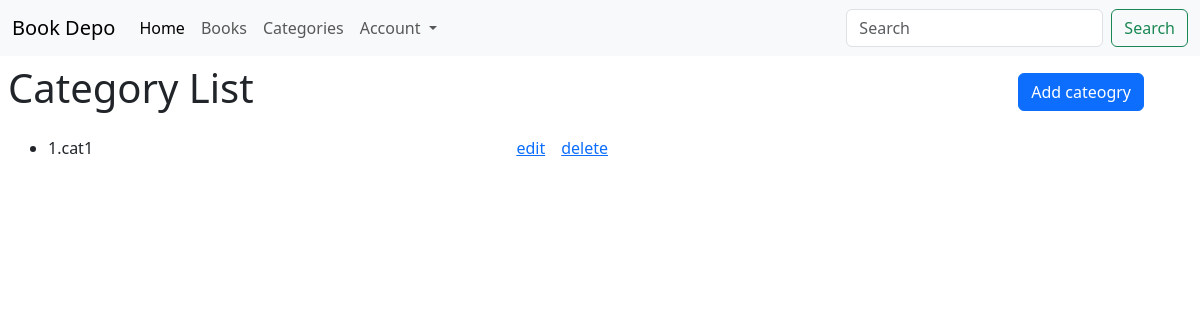
The page /categories on the database as committed earlier.
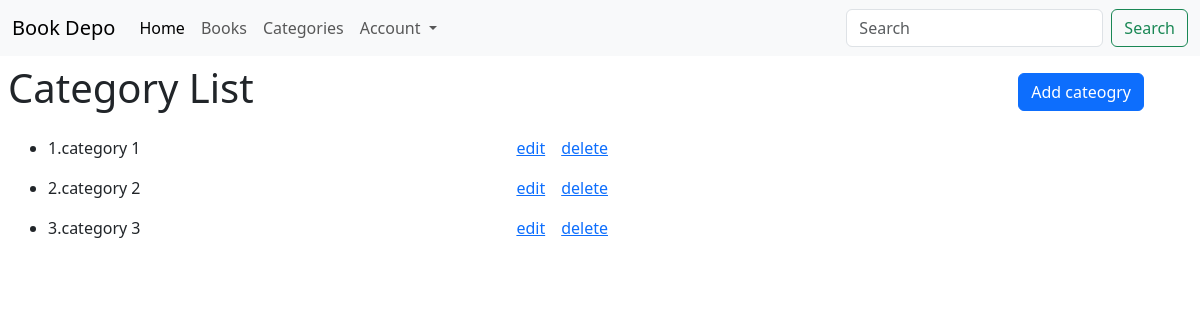
The same page on the database as committed later.
### model.py (models this page shows)
class Category(db.Model):
    __tablename__ = "categories"
    id = db.Column(db.Integer, autoincrement=True, primary_key=True)
    name = db.Column(db.String, unique=True, nullable=False)

### main.py (the view)
@app.route("/categories")
def list_categories():
    categoreies = Category.query.all()
    return render_template("category/list.html", existing_categories=categoreies)

### templates/category/list.html
{% extends "base.html" %}
{% block content %}
<div class="d-flex justify-content-between g-3 p-2 align-items-center me-5">
    <h1>Category List</h1>
    <a class="btn btn-primary" href="/create/category">Add cateogry</a>
</div>
<div>
    {% if existing_categories | length != 0 %}
    <ul>
        {% for category in existing_categories %}
        <div class="d-flex justify-content-between mx-2 p-2 g-2 col-6">
            <li>{{loop.index}}.{{category.name}}</li>
            <div class="d-flex g-3">
                <a href="/edit/category/{{category.id}}" class="mx-2">
                    <span>edit</span>
                </a>
                <a href="/delete/category/{{category.id}}" class="mx-2">
                    <span>delete</span>
                </a>
            </div>
        </div>
        {% endfor %}
    </ul>
    {% else %}
    <p>No availble categories</p>
    {% endif %}
</div>
{%endblock%}

### templates/base.html (shortened to what this page needs)
<!DOCTYPE html>
<html lang="en">
<head>
    <link href="https://cdn.jsdelivr.net/npm/bootstrap@5.3.3/dist/css/bootstrap.min.css" rel="stylesheet"
>
</head>
<body>
    <nav class="navbar navbar-expand-lg bg-body-tertiary">
        <div class="container-fluid">
            <a class="navbar-brand" href="/">Book Depo</a>
            <div class="collapse navbar-collapse" id="navbarSupportedContent">
                <ul class="navbar-nav me-auto mb-2 mb-lg-0">
                    <li class="nav-item">
                        <a class="nav-link active" aria-current="page" href="/">Home</a>
                    </li>
                    <li class="nav-item">
                        <a class="nav-link" href="#">Books</a>
                    </li>
                    <li class="nav-item">
                        <a class="nav-link" href="/categories">Categories</a>
                    </li>
                    <li class="nav-item dropdown">
                        <a class="nav-link dropdown-toggle" href="#" role="button" data-bs-toggle="dropdown"
                            aria-expanded="false">
                            Account
                        </a>
                    </li>
                </ul>
                <form class="d-flex" role="search">
                    <input class="form-control me-2" type="search" placeholder="Search" aria-label="Search">
                    <button class="btn btn-outline-success" type="submit">Search</button>
                </form>
            </div>
        </div>
    </nav>
    {% block content %}
    {% endblock %}
</body>
</html>

Rows that differ between the two databases and show on the page:
changed Category: name "cat1" → "category 1"
added Category: name "category 2"
added Category: name "category 3"
